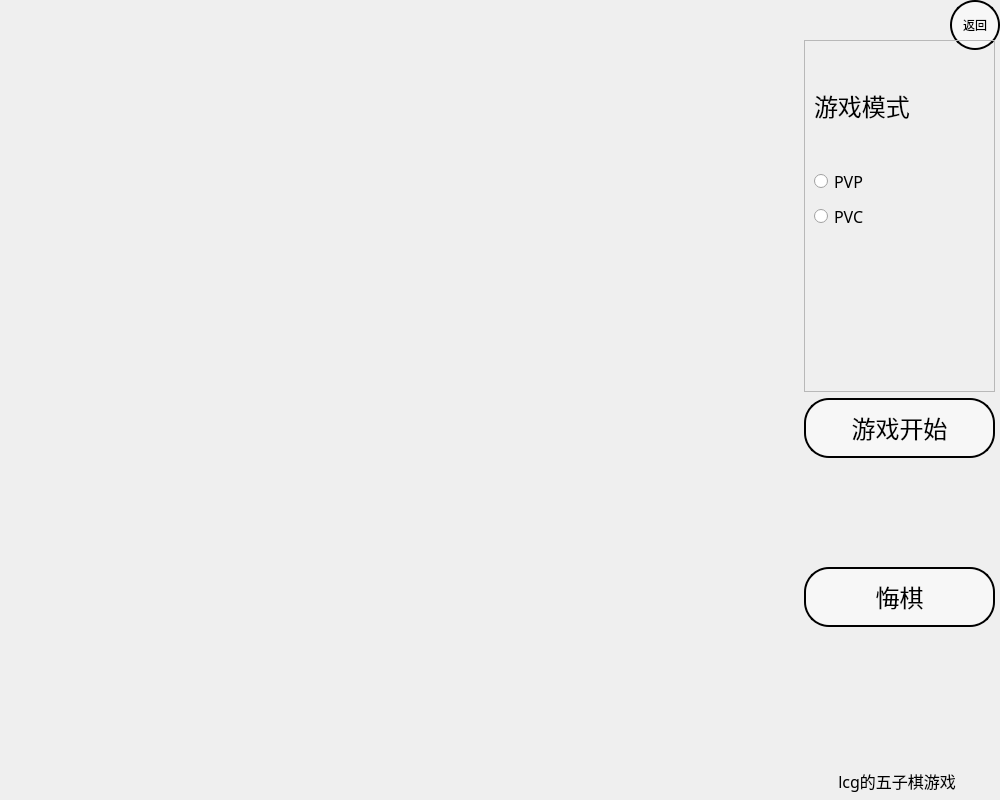
<?xml version="1.0" encoding="UTF-8"?>
<ui version="4.0">
 <class>five</class>
 <widget class="QWidget" name="five">
  <property name="geometry">
   <rect>
    <x>0</x>
    <y>0</y>
    <width>1000</width>
    <height>800</height>
   </rect>
  </property>
  <property name="minimumSize">
   <size>
    <width>1000</width>
    <height>800</height>
   </size>
  </property>
  <property name="maximumSize">
   <size>
    <width>1000</width>
    <height>800</height>
   </size>
  </property>
  <property name="cursor">
   <cursorShape>PointingHandCursor</cursorShape>
  </property>
  <property name="windowTitle">
   <string>Form</string>
  </property>
  <widget class="QWidget" name="widget" native="true">
   <property name="geometry">
    <rect>
     <x>800</x>
     <y>0</y>
     <width>200</width>
     <height>800</height>
    </rect>
   </property>
   <property name="minimumSize">
    <size>
     <width>200</width>
     <height>800</height>
    </size>
   </property>
   <property name="maximumSize">
    <size>
     <width>200</width>
     <height>800</height>
    </size>
   </property>
   <widget class="QPushButton" name="pushButton">
    <property name="geometry">
     <rect>
      <x>150</x>
      <y>0</y>
      <width>50</width>
      <height>50</height>
     </rect>
    </property>
    <property name="minimumSize">
     <size>
      <width>50</width>
      <height>50</height>
     </size>
    </property>
    <property name="maximumSize">
     <size>
      <width>50</width>
      <height>50</height>
     </size>
    </property>
    <property name="cursor">
     <cursorShape>ClosedHandCursor</cursorShape>
    </property>
    <property name="styleSheet">
     <string notr="true">QPushButton {  
    background-color: rgba(255, 255, 255, 128); /* 半透明白色背景 */  
    border: 2px solid black; /* 黑色边框 */  
    border-radius: 25px; /* 圆形边框 */  
    padding: 5px; /* 内边距 */  
}  
QPushButton:hover {  
    background-color: rgba(255, 0, 0, 128); /* 鼠标悬停时变为半透明红色 */  
}  
QPushButton:pressed {  
    background-color: rgba(0, 0, 255, 128); /* 鼠标按下时变为半透明蓝色 */  
    border-style: inset; /* 按下时边框样式变为内嵌 */  
}</string>
    </property>
    <property name="text">
     <string>返回</string>
    </property>
   </widget>
   <widget class="QWidget" name="">
    <property name="geometry">
     <rect>
      <x>4</x>
      <y>40</y>
      <width>191</width>
      <height>691</height>
     </rect>
    </property>
    <layout class="QVBoxLayout" name="verticalLayout_2">
     <item>
      <widget class="QFrame" name="frame">
       <property name="frameShape">
        <enum>QFrame::StyledPanel</enum>
       </property>
       <property name="frameShadow">
        <enum>QFrame::Raised</enum>
       </property>
       <layout class="QVBoxLayout" name="verticalLayout">
        <item>
         <spacer name="verticalSpacer_2">
          <property name="orientation">
           <enum>Qt::Vertical</enum>
          </property>
          <property name="sizeHint" stdset="0">
           <size>
            <width>20</width>
            <height>40</height>
           </size>
          </property>
         </spacer>
        </item>
        <item>
         <widget class="QLabel" name="label_2">
          <property name="font">
           <font>
            <family>Agency FB</family>
            <pointsize>18</pointsize>
           </font>
          </property>
          <property name="text">
           <string>游戏模式</string>
          </property>
         </widget>
        </item>
        <item>
         <spacer name="verticalSpacer">
          <property name="orientation">
           <enum>Qt::Vertical</enum>
          </property>
          <property name="sizeHint" stdset="0">
           <size>
            <width>20</width>
            <height>40</height>
           </size>
          </property>
         </spacer>
        </item>
        <item>
         <widget class="QRadioButton" name="pvp">
          <property name="font">
           <font>
            <family>Agency FB</family>
            <pointsize>12</pointsize>
           </font>
          </property>
          <property name="cursor">
           <cursorShape>PointingHandCursor</cursorShape>
          </property>
          <property name="text">
           <string>PVP</string>
          </property>
         </widget>
        </item>
        <item>
         <widget class="QRadioButton" name="pvc">
          <property name="font">
           <font>
            <family>Agency FB</family>
            <pointsize>12</pointsize>
           </font>
          </property>
          <property name="cursor">
           <cursorShape>PointingHandCursor</cursorShape>
          </property>
          <property name="text">
           <string>PVC</string>
          </property>
         </widget>
        </item>
        <item>
         <spacer name="verticalSpacer_4">
          <property name="orientation">
           <enum>Qt::Vertical</enum>
          </property>
          <property name="sizeHint" stdset="0">
           <size>
            <width>20</width>
            <height>40</height>
           </size>
          </property>
         </spacer>
        </item>
        <item>
         <spacer name="verticalSpacer_15">
          <property name="orientation">
           <enum>Qt::Vertical</enum>
          </property>
          <property name="sizeHint" stdset="0">
           <size>
            <width>20</width>
            <height>40</height>
           </size>
          </property>
         </spacer>
        </item>
        <item>
         <spacer name="verticalSpacer_5">
          <property name="orientation">
           <enum>Qt::Vertical</enum>
          </property>
          <property name="sizeHint" stdset="0">
           <size>
            <width>20</width>
            <height>40</height>
           </size>
          </property>
         </spacer>
        </item>
        <item>
         <spacer name="verticalSpacer_3">
          <property name="orientation">
           <enum>Qt::Vertical</enum>
          </property>
          <property name="sizeHint" stdset="0">
           <size>
            <width>20</width>
            <height>40</height>
           </size>
          </property>
         </spacer>
        </item>
       </layout>
      </widget>
     </item>
     <item>
      <widget class="QPushButton" name="begin">
       <property name="maximumSize">
        <size>
         <width>200</width>
         <height>16777215</height>
        </size>
       </property>
       <property name="font">
        <font>
         <family>Agency FB</family>
         <pointsize>18</pointsize>
        </font>
       </property>
       <property name="cursor">
        <cursorShape>OpenHandCursor</cursorShape>
       </property>
       <property name="styleSheet">
        <string notr="true">QPushButton {  
    background-color: rgba(255, 255, 255, 128); /* 半透明白色背景 */  
    border: 2px solid black; /* 黑色边框 */  
    border-radius: 25px; /* 圆形边框 */  
    padding: 10px; /* 内边距 */  
}  
QPushButton:hover {  
    background-color: rgba(255, 0, 0, 128); /* 鼠标悬停时变为半透明红色 */  
}  
QPushButton:pressed {  
    background-color: rgba(0, 0, 255, 128); /* 鼠标按下时变为半透明蓝色 */  
    border-style: inset; /* 按下时边框样式变为内嵌 */  
}</string>
       </property>
       <property name="text">
        <string>游戏开始</string>
       </property>
      </widget>
     </item>
     <item>
      <spacer name="verticalSpacer_6">
       <property name="orientation">
        <enum>Qt::Vertical</enum>
       </property>
       <property name="sizeHint" stdset="0">
        <size>
         <width>20</width>
         <height>40</height>
        </size>
       </property>
      </spacer>
     </item>
     <item>
      <spacer name="verticalSpacer_11">
       <property name="orientation">
        <enum>Qt::Vertical</enum>
       </property>
       <property name="sizeHint" stdset="0">
        <size>
         <width>20</width>
         <height>40</height>
        </size>
       </property>
      </spacer>
     </item>
     <item>
      <spacer name="verticalSpacer_13">
       <property name="orientation">
        <enum>Qt::Vertical</enum>
       </property>
       <property name="sizeHint" stdset="0">
        <size>
         <width>20</width>
         <height>40</height>
        </size>
       </property>
      </spacer>
     </item>
     <item>
      <spacer name="verticalSpacer_17">
       <property name="orientation">
        <enum>Qt::Vertical</enum>
       </property>
       <property name="sizeHint" stdset="0">
        <size>
         <width>20</width>
         <height>40</height>
        </size>
       </property>
      </spacer>
     </item>
     <item>
      <widget class="QPushButton" name="huiqi">
       <property name="maximumSize">
        <size>
         <width>200</width>
         <height>16777215</height>
        </size>
       </property>
       <property name="font">
        <font>
         <family>Agency FB</family>
         <pointsize>18</pointsize>
        </font>
       </property>
       <property name="cursor">
        <cursorShape>OpenHandCursor</cursorShape>
       </property>
       <property name="styleSheet">
        <string notr="true">QPushButton {  
    background-color: rgba(255, 255, 255, 128); /* 半透明白色背景 */  
    border: 2px solid black; /* 黑色边框 */  
    border-radius: 25px; /* 圆形边框 */  
    padding: 10px; /* 内边距 */  
}  
QPushButton:hover {  
    background-color: rgba(255, 0, 0, 128); /* 鼠标悬停时变为半透明红色 */  
}  
QPushButton:pressed {  
    background-color: rgba(0, 0, 255, 128); /* 鼠标按下时变为半透明蓝色 */  
    border-style: inset; /* 按下时边框样式变为内嵌 */  
}</string>
       </property>
       <property name="text">
        <string>悔棋</string>
       </property>
      </widget>
     </item>
     <item>
      <spacer name="verticalSpacer_9">
       <property name="orientation">
        <enum>Qt::Vertical</enum>
       </property>
       <property name="sizeHint" stdset="0">
        <size>
         <width>20</width>
         <height>40</height>
        </size>
       </property>
      </spacer>
     </item>
     <item>
      <spacer name="verticalSpacer_7">
       <property name="orientation">
        <enum>Qt::Vertical</enum>
       </property>
       <property name="sizeHint" stdset="0">
        <size>
         <width>20</width>
         <height>40</height>
        </size>
       </property>
      </spacer>
     </item>
     <item>
      <spacer name="verticalSpacer_10">
       <property name="orientation">
        <enum>Qt::Vertical</enum>
       </property>
       <property name="sizeHint" stdset="0">
        <size>
         <width>20</width>
         <height>40</height>
        </size>
       </property>
      </spacer>
     </item>
     <item>
      <spacer name="verticalSpacer_18">
       <property name="orientation">
        <enum>Qt::Vertical</enum>
       </property>
       <property name="sizeHint" stdset="0">
        <size>
         <width>20</width>
         <height>40</height>
        </size>
       </property>
      </spacer>
     </item>
    </layout>
   </widget>
   <widget class="QLabel" name="label">
    <property name="geometry">
     <rect>
      <x>30</x>
      <y>760</y>
      <width>151</width>
      <height>41</height>
     </rect>
    </property>
    <property name="font">
     <font>
      <family>Agency FB</family>
      <pointsize>12</pointsize>
     </font>
    </property>
    <property name="cursor">
     <cursorShape>ForbiddenCursor</cursorShape>
    </property>
    <property name="text">
     <string>  lcg的五子棋游戏</string>
    </property>
   </widget>
  </widget>
 </widget>
 <resources/>
 <connections/>
</ui>
